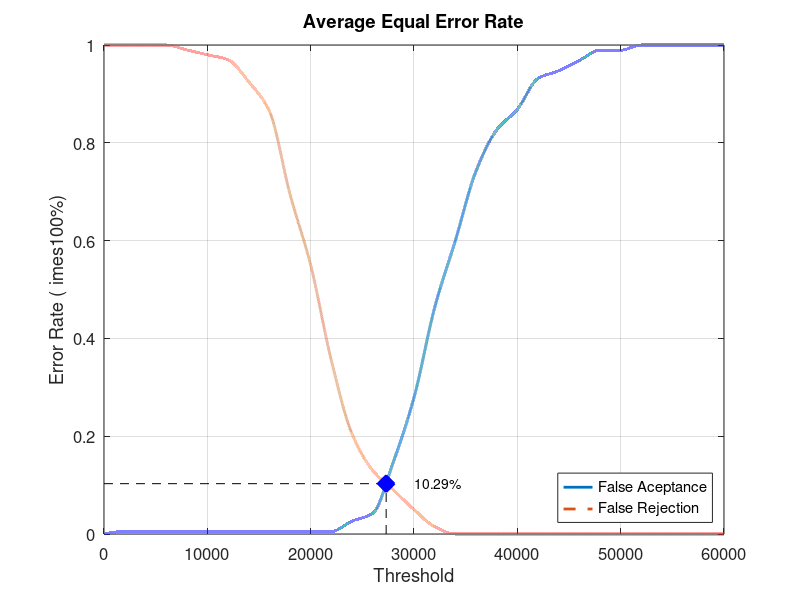
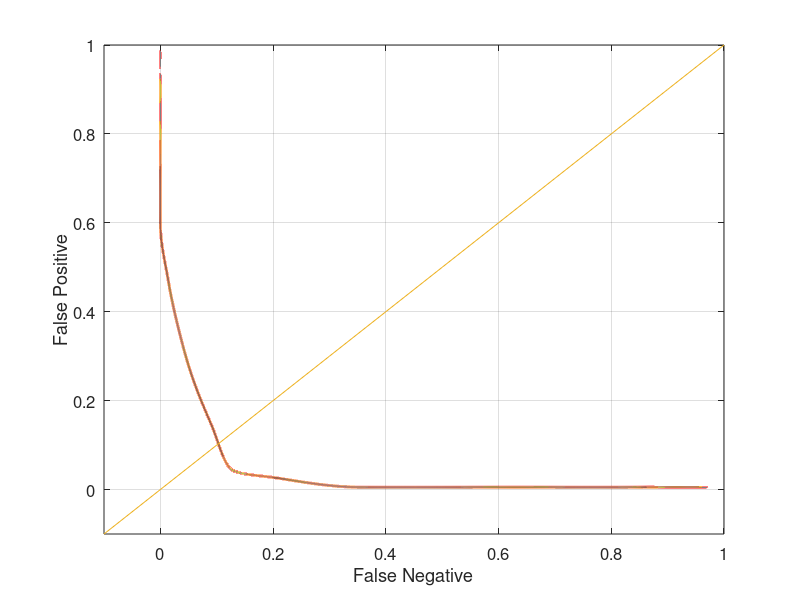

MATLAB code to generate these figures, in order:
close all;
clear;
clc;
x = 0:2000:60000;
xq = 0:0.5:60000;

y0 = [0 0.00526316 0.00526316 0.00526316 0.00526316 0.00526316 0.00526316 0.00526316 0.00526316 0.00526316 0.00526316 0.00526316 0.0263158 0.0421053 0.147368 0.278947 0.463158 0.6 0.742105 0.826316 0.868421 0.931579 0.947368 0.968421 0.989474 0.989474 1 1 1 1 1]
yy0 = interp1(x, y0, xq, 'pchip');
y1 = [1 1 1 1 0.99 0.98 0.97 0.925 0.865 0.695 0.55 0.355 0.205 0.13 0.09 0.05 0.015 0 0 0 0 0 0 0 0 0 0 0 0 0 0]
yy1 = interp1(x, y1, xq, 'pchip');

% Calculating EER: 
y2 = abs(y0 - y1);
find(y2 == min(y2))
yy2 = abs(yy0 - yy1);
xEER = find(yy2 == min(yy2));
xEERIndex = xq(xEER) % X-axis EER
yEER = yy0(xEER) % Y-axis EER

main = figure
plot(xq, yy0,'-','LineWidth', 2);	hold on
plot(xq, yy1,'--','LineWidth', 2);	hold on
plot([xEERIndex xEERIndex], [0 yEER], 'k--');	hold on
plot([0 xEERIndex], [yEER yEER], 'k--');	hold on
plot(xEERIndex, yEER, 'bx', 'LineWidth', 10);	hold on
text(xEERIndex + 10 * xEERIndex / 100, yEER, [num2str(round((10000 * yEER)) / 100) '%'])
legend('False Aceptance', 'False Rejection', 'Location', 'SouthEast')
xlabel('Threshold')
ylabel('Error Rate (	imes100%)')
title('Average Equal Error Rate')
set(gca, 'FontSize', 12)
axis([0 60000 0 1])
grid on

print(main, 'Database3_1Main', '-dpng');
FNRxFPR = figure('Color', [1 1 1]);
plot(yy1, yy0, '-', yy1, yy0, 'LineWidth', 2);
hold on
y = -0.1:0.1:1
plot(y, y); 
set(gca, 'FontSize', 12)
xlabel('False Negative')
ylabel('False Positive')
axis([-0.1 1 -0.1 1])
set(gca, 'FontSize', 12)
grid on

print(FNRxFPR, 'Database3_1FNRxFPR','-dpng');
